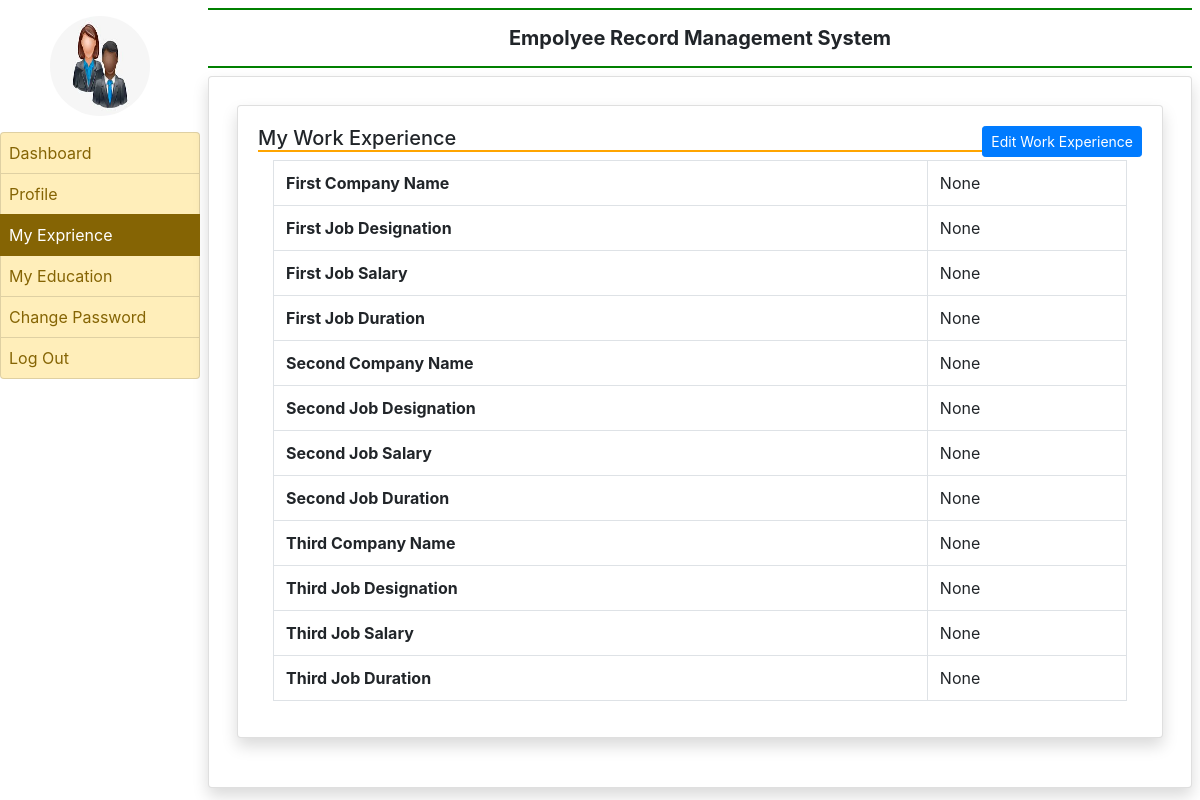
The app's page /myexperience (signed in), older data.
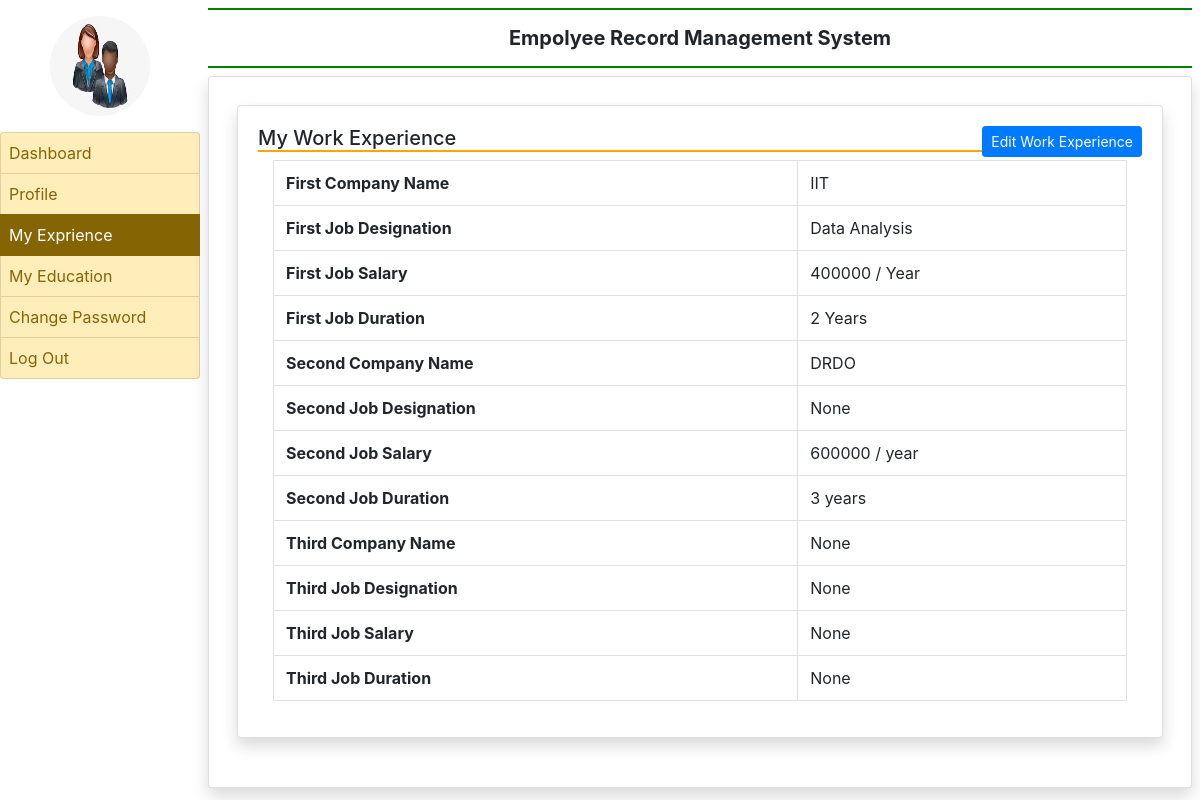
The same page, newer data.
### employee/models.py (models this page shows)
class EmployeeExperience(models.Model):
        user = models.ForeignKey(User,on_delete=models.CASCADE)
        company1name = models.CharField(max_length=100,null = True)
        company1design= models.CharField(max_length=100,null = True)
        company1salary = models.CharField(max_length=100,null = True)
        company1duration= models.CharField(max_length=100,null = True)
        company2name = models.CharField(max_length=100,null=True)
        company2design = models.CharField(max_length=100,null = True)
        company2salary = models.CharField(max_length=100,null = True)
        company2duration= models.CharField(max_length=100,null = True)
        company3name = models.CharField(max_length=100,null=True)
        company3design = models.CharField(max_length=100,null = True)
        company3salary = models.CharField(max_length=100,null = True)
        company3duration= models.CharField(max_length=100,null = True)

### employee/views.py (the view)
# urls.py: path('myexperience',myexperience,name='myexperience'),
def myexperience(request):
    if not request.user.is_authenticated:
        return redirect('emp_login')
    user = request.user
    experience = EmployeeExperience.objects.get(user=user)
    return render(request,'myexperience.html',locals())

### employee/templates/myexperience.html
{%extends 'emp_base.html'%}
{% block main %}
<div class="card shadow m-2">
    <div class="card-body">
        <a href="{% url 'edit_experience'%}" class="btn btn-primary float-right btn-sm">Edit Work Experience</a>
        <h5 Style="border-bottom : 2px solid orange">My Work Experience</h5>
        <div class="container-fluid">
            <table class="table table-bordered">
                <tr>
                    <th>First Company Name</th>
                    <td>{{experience.company1name}}</td>
                </tr>
                <tr>
                    <th>First Job Designation </th>
                    <td>{{experience.company1design}}</td>
                </tr>
                <tr>
                    <th>First Job Salary</th>
                    <td>{{experience.company1salary}}</td>
                </tr>
                <tr>
                    <th>First Job Duration</th>
                    <td>{{experience.company1duration}}</td>
                </tr>
                <tr>
                    <th>Second Company Name</th>
                    <td>{{experience.company2name}}</td>
                </tr>
                <tr>
                    <th>Second Job Designation </th>
                    <td>{{experience.company2design}}</td>
                </tr>
                <tr>
                    <th>Second Job Salary</th>
                    <td>{{experience.company2salary}}</td>
                </tr>
                <tr>
                    <th>Second Job Duration</th>
                    <td>{{experience.company2duration}}</td>
                </tr>
                <tr>
                    <th>Third Company Name</th>
                    <td>{{experience.company3name}}</td>
                </tr>
                <tr>
                    <th>Third Job Designation </th>
                    <td>{{experience.company3design}}</td>
                </tr>
                <tr>
                    <th>Third Job Salary</th>
                    <td>{{experience.company3salary}}</td>
                </tr>
                <tr>
                    <th>Third Job Duration</th>
                    <td>{{experience.company3duration}}</td>
                </tr>
            </table>
        </div>
    </div>
</div>
{% endblock %}

Row changes from the older to the newer data that the page shows:
changed EmployeeExperience "None": company1name "None" → "IIT"; company1design "None" → "Data Analysis"; company1salary "None" → "400000 / Year"; company1duration "None" → "2 Years"; company2name "None" → "DRDO"; company2salary "None" → "600000 / year"; company2duration "None" → "3 years"
